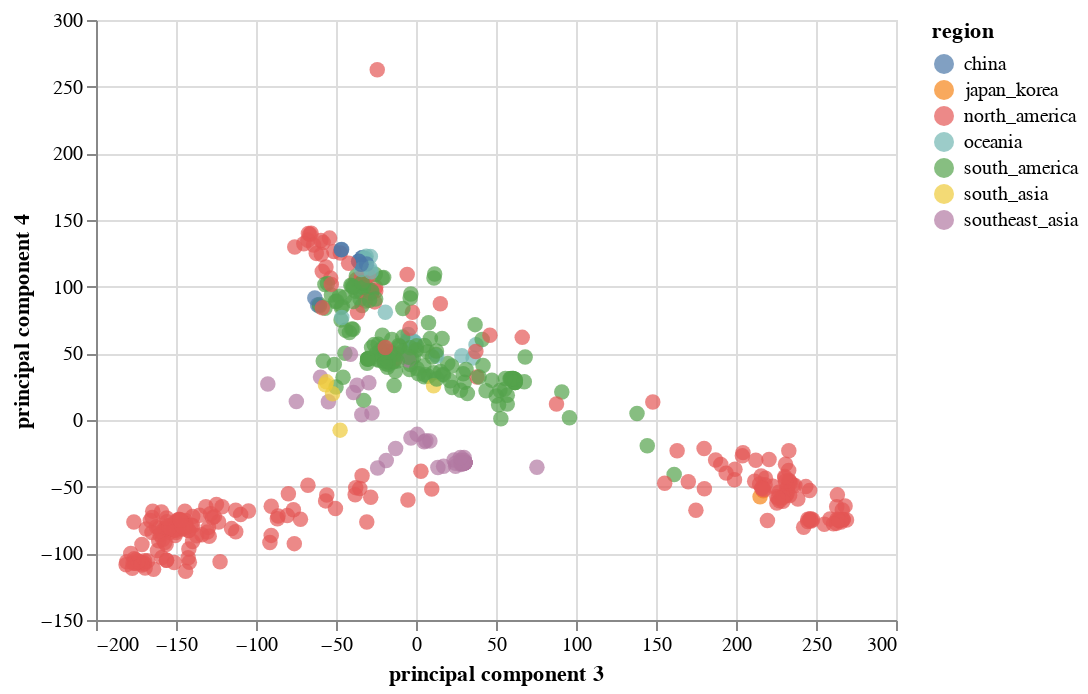

Notebook source saved alongside this figure:
### Code cell
import altair as alt

alt.Chart(finalDf).mark_circle(size=60).encode(
    x='principal component 3',
    y='principal component 4',
    color='region',
    tooltip=['strain', 'region']
).interactive()

### Figure 1 — Vega-Lite specification as saved in the notebook (floating-point values rounded to 4 significant figures; data arrays with more than 128 entries replaced by an {"elided": "..."} marker saying what was removed)
{"$schema": "https://vega.github.io/schema/vega-lite/v3.3.0.json", "config": {"mark": {"tooltip": null}, "view": {"height": 300, "width": 400}}, "data": {"name": "data-322a061a5801ab5d35436e694d18a5d8"}, "datasets": {"data-322a061a5801ab5d35436e694d18a5d8": {"elided": "519 records"}}, "encoding": {"color": {"field": "region", "type": "nominal"}, "tooltip": [{"field": "strain", "type": "nominal"}, {"field": "region", "type": "nominal"}], "x": {"field": "principal component 3", "type": "quantitative"}, "y": {"field": "principal component 4", "type": "quantitative"}}, "mark": {"size": 60, "type": "circle"}, "selection": {"selector018": {"bind": "scales", "encodings": ["x", "y"], "type": "interval"}}}
